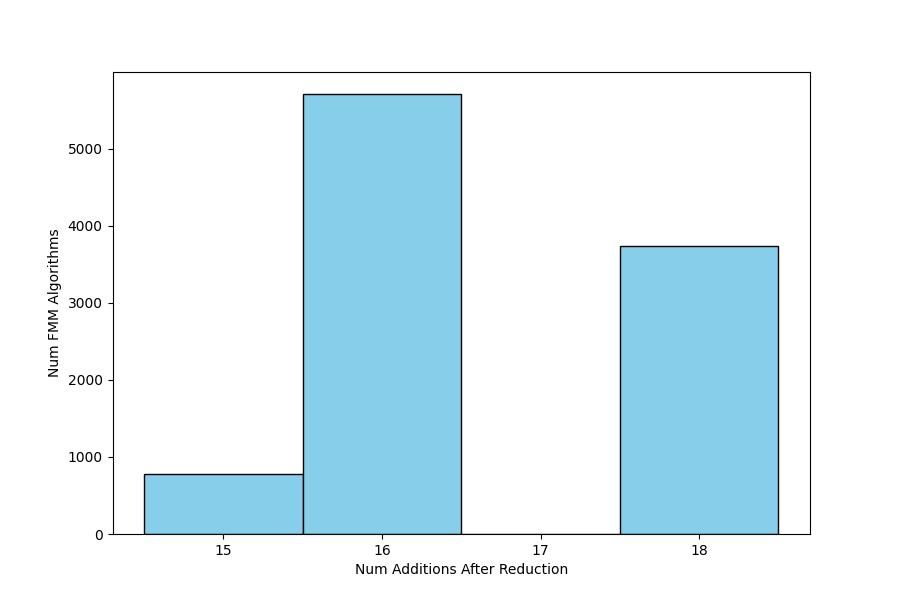

Python code for this plot:
import matplotlib.pyplot as plt
import seaborn as sns # pip include seaborn
import numpy as np

raw_data = { # 10227 entries
  15: 779,
  16: 5710,
  17: 0,
  18: 3738
}

def main():
    data = []
    for num_additions, count in raw_data.items():
        data.extend([num_additions] * count)

    # create histogram
    plt.figure(figsize=(9, 6)) # Optional: Adjust figure size
    #ax = sns.histplot(data, bins=sorted(raw_data.keys()), kde=True, color='red', edgecolor='black', facecolor='skyblue', discrete=True)
    ax = sns.histplot(data, bins=sorted(raw_data.keys()), kde=False, color='red', edgecolor='black', facecolor='skyblue', discrete=True)

    # add labels and title
    ax.set_xlabel("Num Additions After Reduction")
    ax.set_ylabel("Num FMM Algorithms")
    #ax.set_title("Addition Count Distribution")
    ax.set_xticks(sorted(raw_data.keys())) #  x-axis ticks to match addition count

    # save plot to png file
    plt.savefig('fmm_addition_distribution_222_20260808_192215.png')

    # display plot
    #plt.show()

if __name__ == "__main__":
    main()
